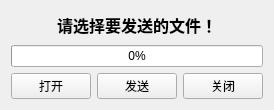
<?xml version="1.0" encoding="UTF-8"?>
<ui version="4.0">
 <class>TcpServerWidget</class>
 <widget class="QWidget" name="TcpServerWidget">
  <property name="geometry">
   <rect>
    <x>0</x>
    <y>0</y>
    <width>255</width>
    <height>110</height>
   </rect>
  </property>
  <property name="windowTitle">
   <string>Form</string>
  </property>
  <layout class="QGridLayout" name="gridLayout">
   <item row="0" column="0" colspan="3">
    <widget class="QLabel" name="serverStatusLabel">
     <property name="font">
      <font>
       <family>宋体</family>
       <pointsize>12</pointsize>
       <weight>75</weight>
       <bold>true</bold>
      </font>
     </property>
     <property name="text">
      <string>请选择要发送的文件！</string>
     </property>
     <property name="alignment">
      <set>Qt::AlignCenter</set>
     </property>
    </widget>
   </item>
   <item row="1" column="0" colspan="3">
    <widget class="QProgressBar" name="progressBar">
     <property name="value">
      <number>0</number>
     </property>
    </widget>
   </item>
   <item row="2" column="0">
    <widget class="QPushButton" name="serverOpenBtn">
     <property name="text">
      <string>打开</string>
     </property>
    </widget>
   </item>
   <item row="2" column="1">
    <widget class="QPushButton" name="serverSendBtn">
     <property name="text">
      <string>发送</string>
     </property>
    </widget>
   </item>
   <item row="2" column="2">
    <widget class="QPushButton" name="serverCloseBtn">
     <property name="text">
      <string>关闭</string>
     </property>
    </widget>
   </item>
  </layout>
 </widget>
 <resources/>
 <connections/>
</ui>
